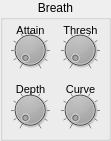
      <widget class="QGroupBox" name="groupBox_2" >
       <property name="geometry" >
        <rect>
         <x>350</x>
         <y>10</y>
         <width>111</width>
         <height>141</height>
        </rect>
       </property>
       <property name="title" >
        <string>Breath</string>
       </property>
       <property name="alignment" >
        <set>Qt::AlignHCenter</set>
       </property>
       <property name="flat" >
        <bool>true</bool>
       </property>
       <widget class="QDial" name="dial_10" >
        <property name="geometry" >
         <rect>
          <x>260</x>
          <y>30</y>
          <width>50</width>
          <height>50</height>
         </rect>
        </property>
        <property name="sliderPosition" >
         <number>50</number>
        </property>
       </widget>
       <widget class="QDial" name="osc1_breathAttain_dial" >
        <property name="geometry" >
         <rect>
          <x>10</x>
          <y>30</y>
          <width>40</width>
          <height>40</height>
         </rect>
        </property>
        <property name="palette" >
         <palette>
          <active>
           <colorrole role="Button" >
            <brush brushstyle="SolidPattern" >
             <color alpha="255" >
              <red>0</red>
              <green>0</green>
              <blue>0</blue>
             </color>
            </brush>
           </colorrole>
          </active>
          <inactive>
           <colorrole role="Button" >
            <brush brushstyle="SolidPattern" >
             <color alpha="255" >
              <red>0</red>
              <green>0</green>
              <blue>0</blue>
             </color>
            </brush>
           </colorrole>
          </inactive>
          <disabled>
           <colorrole role="Button" >
            <brush brushstyle="SolidPattern" >
             <color alpha="255" >
              <red>0</red>
              <green>0</green>
              <blue>0</blue>
             </color>
            </brush>
           </colorrole>
          </disabled>
         </palette>
        </property>
        <property name="maximum" >
         <number>127</number>
        </property>
        <property name="value" >
         <number>0</number>
        </property>
        <property name="sliderPosition" >
         <number>0</number>
        </property>
        <property name="notchTarget" >
         <double>12.800000000000001</double>
        </property>
        <property name="notchesVisible" >
         <bool>true</bool>
        </property>
       </widget>
       <widget class="QDial" name="osc1_breathThresh_dial" >
        <property name="geometry" >
         <rect>
          <x>60</x>
          <y>30</y>
          <width>40</width>
          <height>40</height>
         </rect>
        </property>
        <property name="palette" >
         <palette>
          <active>
           <colorrole role="Button" >
            <brush brushstyle="SolidPattern" >
             <color alpha="255" >
              <red>0</red>
              <green>0</green>
              <blue>0</blue>
             </color>
            </brush>
           </colorrole>
          </active>
          <inactive>
           <colorrole role="Button" >
            <brush brushstyle="SolidPattern" >
             <color alpha="255" >
              <red>0</red>
              <green>0</green>
              <blue>0</blue>
             </color>
            </brush>
           </colorrole>
          </inactive>
          <disabled>
           <colorrole role="Button" >
            <brush brushstyle="SolidPattern" >
             <color alpha="255" >
              <red>0</red>
              <green>0</green>
              <blue>0</blue>
             </color>
            </brush>
           </colorrole>
          </disabled>
         </palette>
        </property>
        <property name="maximum" >
         <number>127</number>
        </property>
        <property name="value" >
         <number>0</number>
        </property>
        <property name="sliderPosition" >
         <number>0</number>
        </property>
        <property name="notchTarget" >
         <double>12.800000000000001</double>
        </property>
        <property name="notchesVisible" >
         <bool>true</bool>
        </property>
       </widget>
       <widget class="QDial" name="osc1_breathDepth_dial" >
        <property name="geometry" >
         <rect>
          <x>10</x>
          <y>90</y>
          <width>40</width>
          <height>40</height>
         </rect>
        </property>
        <property name="palette" >
         <palette>
          <active>
           <colorrole role="Button" >
            <brush brushstyle="SolidPattern" >
             <color alpha="255" >
              <red>0</red>
              <green>0</green>
              <blue>0</blue>
             </color>
            </brush>
           </colorrole>
          </active>
          <inactive>
           <colorrole role="Button" >
            <brush brushstyle="SolidPattern" >
             <color alpha="255" >
              <red>0</red>
              <green>0</green>
              <blue>0</blue>
             </color>
            </brush>
           </colorrole>
          </inactive>
          <disabled>
           <colorrole role="Button" >
            <brush brushstyle="SolidPattern" >
             <color alpha="255" >
              <red>0</red>
              <green>0</green>
              <blue>0</blue>
             </color>
            </brush>
           </colorrole>
          </disabled>
         </palette>
        </property>
        <property name="maximum" >
         <number>127</number>
        </property>
        <property name="value" >
         <number>0</number>
        </property>
        <property name="sliderPosition" >
         <number>0</number>
        </property>
        <property name="notchTarget" >
         <double>12.800000000000001</double>
        </property>
        <property name="notchesVisible" >
         <bool>true</bool>
        </property>
       </widget>
       <widget class="QDial" name="osc1_breathCurve_dial" >
        <property name="geometry" >
         <rect>
          <x>60</x>
          <y>90</y>
          <width>40</width>
          <height>40</height>
         </rect>
        </property>
        <property name="palette" >
         <palette>
          <active>
           <colorrole role="Button" >
            <brush brushstyle="SolidPattern" >
             <color alpha="255" >
              <red>0</red>
              <green>0</green>
              <blue>0</blue>
             </color>
            </brush>
           </colorrole>
          </active>
          <inactive>
           <colorrole role="Button" >
            <brush brushstyle="SolidPattern" >
             <color alpha="255" >
              <red>0</red>
              <green>0</green>
              <blue>0</blue>
             </color>
            </brush>
           </colorrole>
          </inactive>
          <disabled>
           <colorrole role="Button" >
            <brush brushstyle="SolidPattern" >
             <color alpha="255" >
              <red>0</red>
              <green>0</green>
              <blue>0</blue>
             </color>
            </brush>
           </colorrole>
          </disabled>
         </palette>
        </property>
        <property name="maximum" >
         <number>127</number>
        </property>
        <property name="value" >
         <number>0</number>
        </property>
        <property name="sliderPosition" >
         <number>0</number>
        </property>
        <property name="notchTarget" >
         <double>12.800000000000001</double>
        </property>
        <property name="notchesVisible" >
         <bool>true</bool>
        </property>
       </widget>
       <widget class="QLabel" name="label_14" >
        <property name="geometry" >
         <rect>
          <x>10</x>
          <y>20</y>
          <width>41</width>
          <height>20</height>
         </rect>
        </property>
        <property name="font" >
         <font>
          <pointsize>8</pointsize>
         </font>
        </property>
        <property name="text" >
         <string>Attain</string>
        </property>
        <property name="alignment" >
         <set>Qt::AlignCenter</set>
        </property>
       </widget>
       <widget class="QLabel" name="label_17" >
        <property name="geometry" >
         <rect>
          <x>60</x>
          <y>20</y>
          <width>41</width>
          <height>20</height>
         </rect>
        </property>
        <property name="font" >
         <font>
          <pointsize>8</pointsize>
         </font>
        </property>
        <property name="text" >
         <string>Thresh</string>
        </property>
        <property name="alignment" >
         <set>Qt::AlignCenter</set>
        </property>
       </widget>
       <widget class="QLabel" name="label_16" >
        <property name="geometry" >
         <rect>
          <x>0</x>
          <y>80</y>
          <width>61</width>
          <height>18</height>
         </rect>
        </property>
        <property name="font" >
         <font>
          <pointsize>8</pointsize>
         </font>
        </property>
        <property name="text" >
         <string>Depth</string>
        </property>
        <property name="alignment" >
         <set>Qt::AlignCenter</set>
        </property>
       </widget>
       <widget class="QLabel" name="label_15" >
        <property name="geometry" >
         <rect>
          <x>50</x>
          <y>80</y>
          <width>61</width>
          <height>18</height>
         </rect>
        </property>
        <property name="font" >
         <font>
          <pointsize>8</pointsize>
         </font>
        </property>
        <property name="text" >
         <string>Curve</string>
        </property>
        <property name="alignment" >
         <set>Qt::AlignCenter</set>
        </property>
       </widget>
      </widget>
